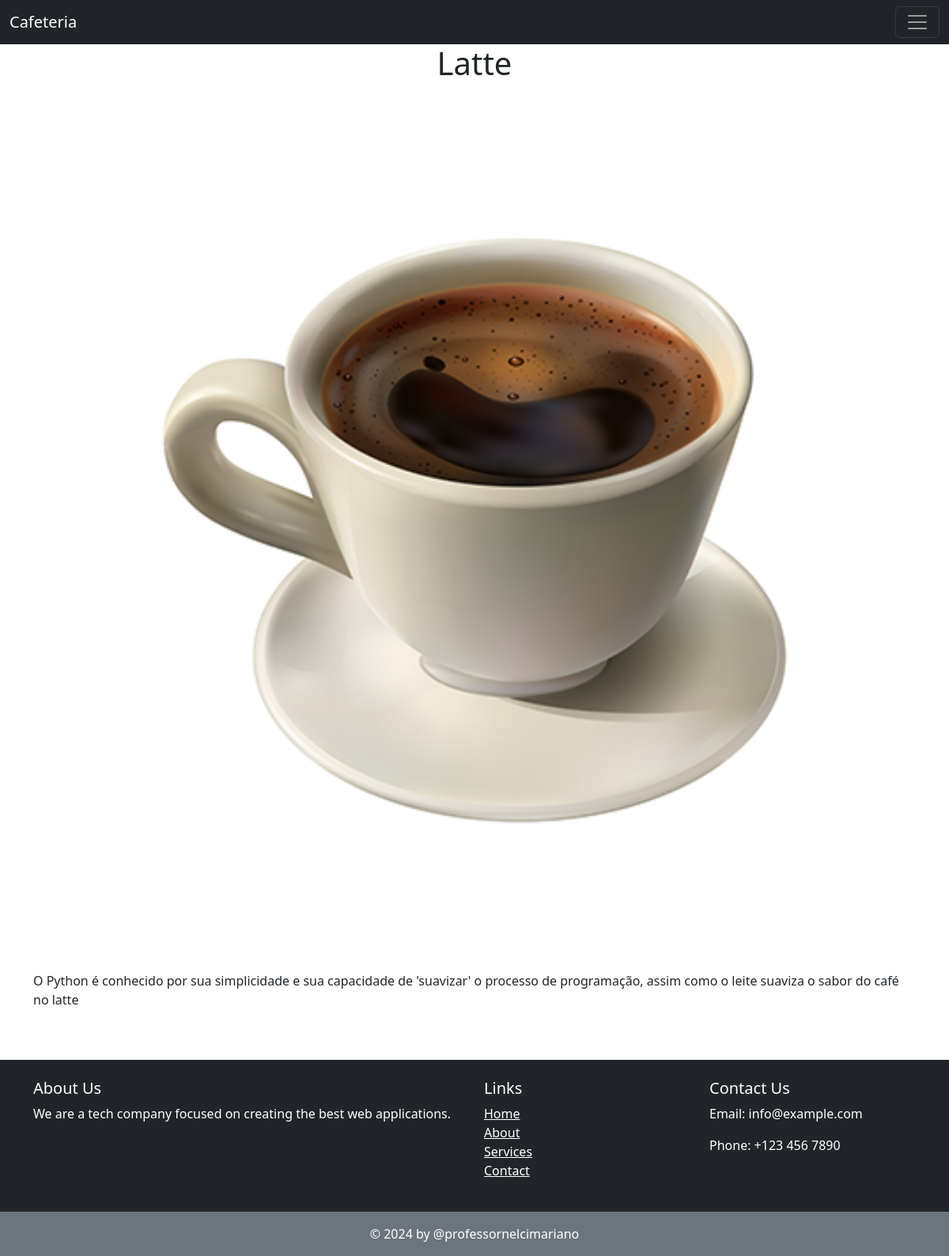
Page /single_produto.php?id=2 on the earlier database version.
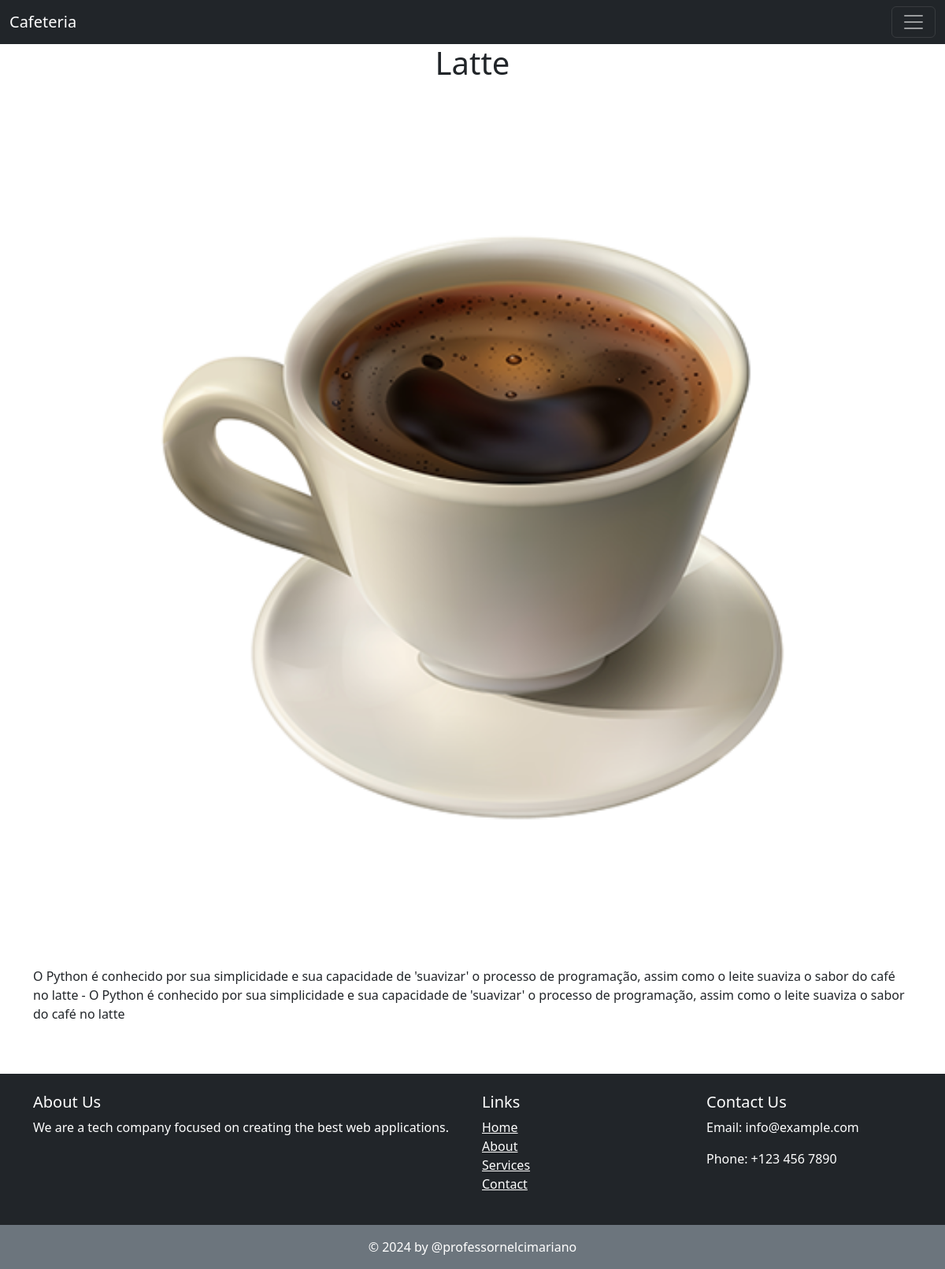
Same page on the later database version.
### tables this page shows
CREATE TABLE `produtos` (
  `id` int(11) NOT NULL,
  `nome` varchar(255) NOT NULL,
  `imagem` varchar(255) NOT NULL,
  `descricao` text NOT NULL
);

### single_produto.php (the view, shortened to what this page needs)
<!DOCTYPE html>
<html lang="en">
<head>
    <link href="https://cdn.jsdelivr.net/npm/bootstrap@5.3.3/dist/css/bootstrap.min.css" rel="stylesheet"
>
</head>
<body>
    <?php
    include 'conn/conect.php';
    include '_inc/menu.php';
    $id = filter_input(INPUT_GET, 'id', FILTER_DEFAULT);
    $sql = "SELECT * FROM produtos WHERE id = :id";
    $stmt = $conn->prepare($sql);
    $stmt->bindParam(':id', $id, PDO::PARAM_INT);
    $stmt->execute();
    $produto = $stmt->fetch(PDO::FETCH_ASSOC);
    if ($produto) {
    ?>
        <div class="container">
            <div class="row">
                    <h1 class="text-center"> <?= $produto['nome'] ?> </h1>
                    <img class="img-fluid" src="img/<?= $produto['imagem'] ?>">
                    <p> <?= $produto['descricao'] ?> </p>
            </div>
        </div>
    <?php
    } else {
        echo "Produto não encontrado.";
    }
    include '_inc/footer.php';

### _inc/menu.php (shortened to what this page needs)
<header>
    <nav class="navbar navbar-dark bg-dark">
        <div class="container-fluid">
            <a class="navbar-brand" href="#">Cafeteria</a>
            <button class="navbar-toggler" type="button" data-bs-toggle="offcanvas"
                data-bs-target="#offcanvasDarkNavbar" aria-controls="offcanvasDarkNavbar"
                aria-label="Toggle navigation">
                <span class="navbar-toggler-icon"></span>
            </button>
        </div>
    </nav>
</header>

### _inc/footer.php (shortened to what this page needs)
<footer class="bg-dark text-white mt-5">
    <div class="container">
        <div class="row py-4">
            <div class="col-12  col-md-6">
                <h5>About Us</h5>
                <p>We are a tech company focused on creating the best web applications.</p>
            </div>
            <div class="col-12  col-md-3">
                <h5>Links</h5>
                <ul class="list-unstyled">
                    <li><a href="#" class="text-white">Home</a></li>
                    <li><a href="#" class="text-white">About</a></li>
                    <li><a href="#" class="text-white">Services</a></li>
                    <li><a href="#" class="text-white">Contact</a></li>
                </ul>
            </div>
            <div class="col-12 col-md-3">
                <h5>Contact Us</h5>
                <p>Email: info@example.com</p>
                <p>Phone: +123 456 7890</p>
                <div>
                </div>
            </div>
        </div>
    </div>
    <div class="text-center py-3 bg-secondary">
        &copy; 2024 by @professornelcimariano
    </div>
</footer>
</body>
</html>

Differences in the rows shown:
changed produtos "Latte": descricao "O Python é conhecido por sua simplicidade e sua capacidade de 'suavizar' o processo de programação, assim como o leite suaviza o sabor do café no latte" → "…do café no latte - O Python é conhecido por sua simplicidade e sua capacidade de 'suavizar' o processo de programação, assim como o leite suaviza o sabor do café no latte"
